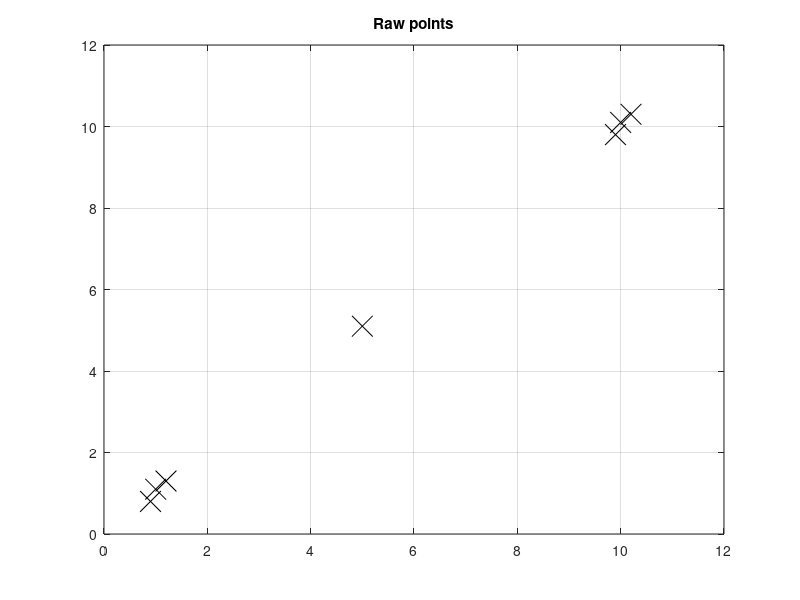
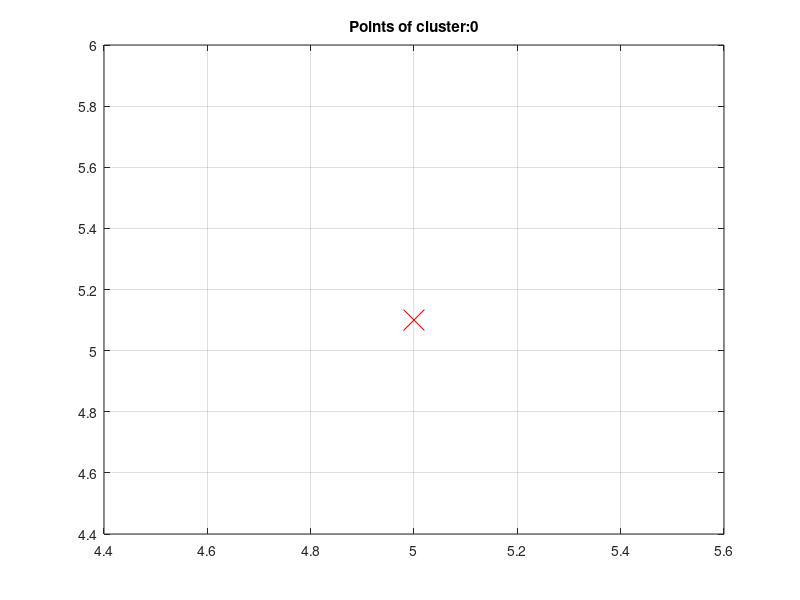
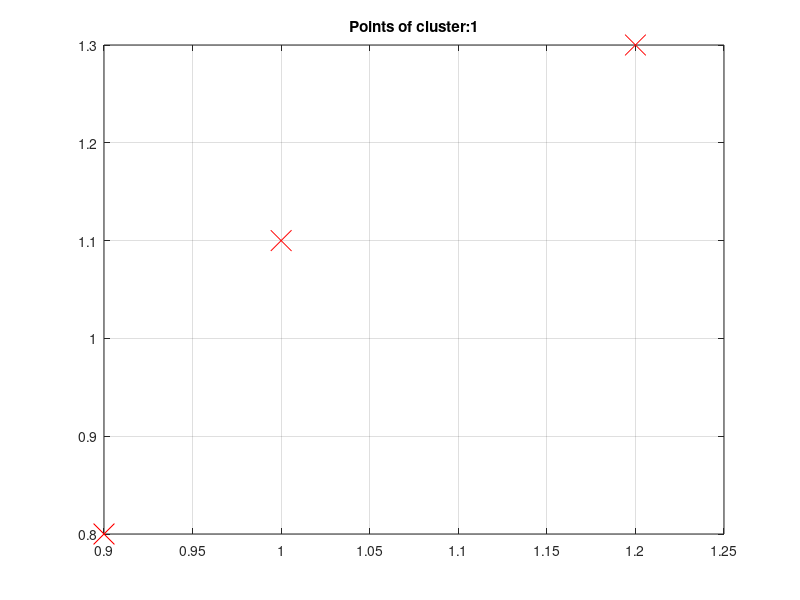
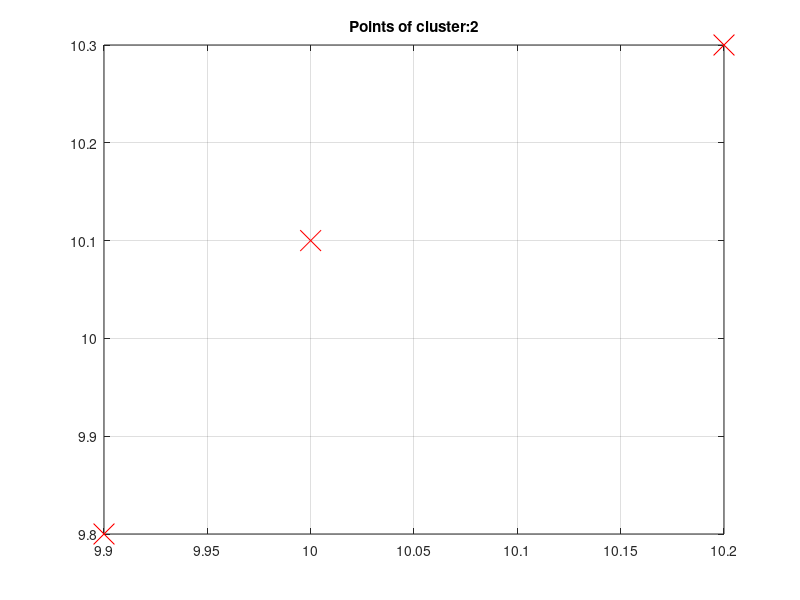

Write MATLAB code to recreate these figures, in order.
##
## Originally based on ChatGPT code creation
##

# Sample points
points = [ 1.0,  1.1;
           1.2,  1.3;
           0.9,  0.8;
          10.0, 10.1;
          10.2, 10.3;
           9.9,  9.8;
           5.0,  5.1];

# The DBSCAN parameter
eps = 1.5;
minPts = 3;

fig_no = 0;

function [clusterIds, visited] = expand_cluster(points, clusterIds, pointIdx, neighbors, clusterId, eps, minPts, visited)
    clusterIds(pointIdx) = clusterId;
    seeds = neighbors;

    idx = 1;
    while idx <= length(seeds)
        currentP = seeds(idx);
        if ~visited(currentP)
            visited(currentP) = 1;
            result = region_query(points, points(currentP, :), eps);
            if length(result) >= minPts
                seeds = [seeds; result];       # Add new neighbors to list
            end
        end
        if clusterIds(currentP) == -1
            clusterIds(currentP) = clusterId;  % Set to cluster if not yet explored
        end
        idx += 1;
    end
end

function neighbors = region_query(points, p, eps)
    numPoints = size(points, 1);
    neighbors = [];
    for i = 1:numPoints
        if distance_man(points(i, :), p) <= eps  # Euclidean or Manhattan distance
            neighbors = [neighbors; i];
        end
    end
end

function d = distance(a, b)
    d = sqrt((a(1) - b(1))^2 + (a(2) - b(2))^2);  # Euclidean distance
end

function d = distance_man(a, b)
    d = abs(a(1) - b(1)) + abs(a(2) - b(2));      # Manhattan distance
end

function clusterIds = dbscan_fct(points, eps, minPts)
    clusterId = 0;
    numPoints = size(points, 1);
    clusterIds = -ones(numPoints, 1);  # -1 meeans unexplored, 0 means noice, 1.. means clusterID
    visited = zeros(numPoints, 1);     # 0 means not yet visited, 1 means already visited

    for i = 1:numPoints
        if ~visited(i)
            visited(i) = 1;
            neighbors = region_query(points, points(i, :), eps);
            if length(neighbors) < minPts
                clusterIds(i) = 0;  # Mark as noice
            else
                clusterId += 1;
                [clusterIds, visited] = expand_cluster(points, clusterIds, i, neighbors, clusterId, eps, minPts, visited);
            end
        end
    end

#    for i = 1:numPoints
#        fprintf('Point (%.2f, %.2f) - Cluster ID: %d Visited: %d\n', points(i, 1), points(i, 2),
#                clusterIds(i), visited(i));
#    end
end

figure(++fig_no);
plot(points(:,1), points(:,2), "kx", "markersize", 15);
grid on;
title("Raw points");

# Run DBSCAN algorithm
clusterIds = dbscan_fct(points, eps, minPts);

# Show detailed results
for i = 0:max(clusterIds)
    c = find(clusterIds==i);

    printf("Points in cluster %d\n", i);
    pts = points(c,:);
    display(pts);

    figure(++fig_no);
    plot(pts(:,1), pts(:,2), "rx", "markersize", 15);
    grid on;
    title(strcat("Points of cluster:", num2str(i)));
end
